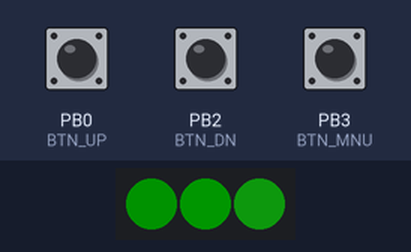
The sketch below on a simulated ATtiny85, built with avr-gcc and run on an emulated ATtiny85. On the bench: 3 RGB LEDs in strip order, left to right. The inputs (shaded band) are chosen by the test bench; at power-on: PB3 (BTN_MNU) HIGH, PB0 (BTN_UP) HIGH, PB2 (BTN_DN) HIGH. Dim RGB values are drawn brighter than linear.

Above: at 1.2 s.
1.3 s: PB3 (BTN_MNU) pulled LOW for 0.15 s
At 1.6 s:
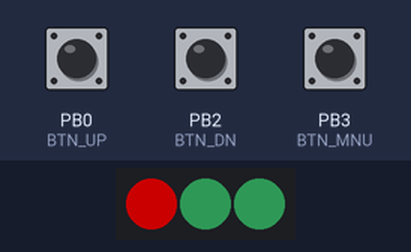
2.9 s: PB0 (BTN_UP) pulled LOW for 0.15 s
At 3.9 s:
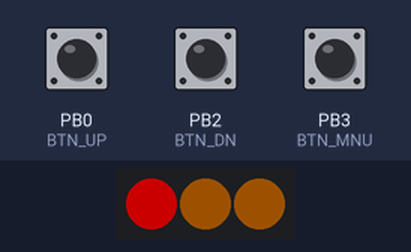
4.5 s: PB2 (BTN_DN) pulled LOW for 0.15 s
At 5.0 s:
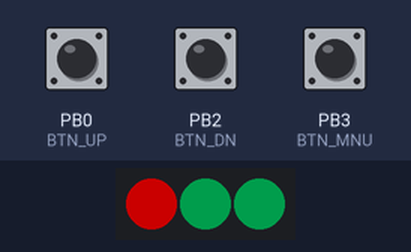
6.1 s: PB3 (BTN_MNU) pulled LOW for 1 s
At 7.5 s:
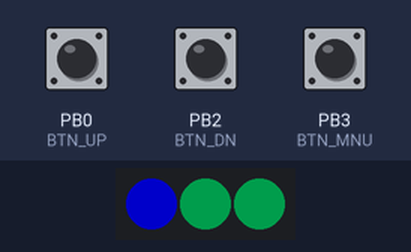
8.6 s: PB3 (BTN_MNU) pulsed LOW 2 times (0.12 s each, 0.3 s apart)
At 9.1 s:
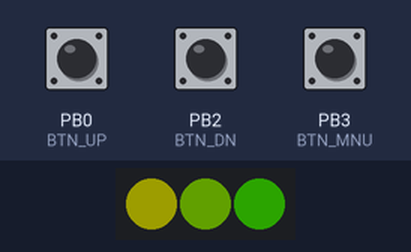
12.0 s: PB3 (BTN_MNU) pulled LOW for 3.2 s
At 13.3 s:
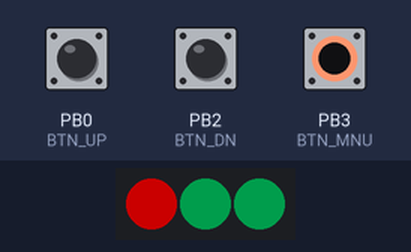
Timing chart, 0 to 15.0 s (numbered marks = the images above; inputs shaded):
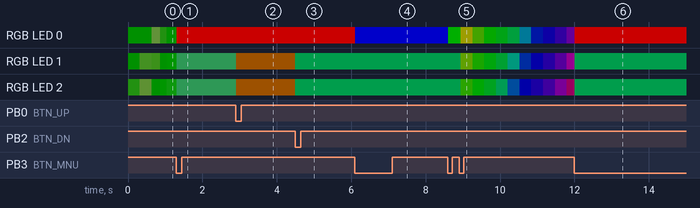

Measured:
- after the input at 2.9 s, RGB LED 1, RGB LED 2: RGB(7, 23, 13) → RGB(29, 15, 0) at once
- after the input at 4.5 s, RGB LED 1, RGB LED 2: RGB(29, 15, 0) → RGB(0, 29, 14) at once
- after the input at 6.1 s, RGB LED 0: RGB(105, 0, 0) → RGB(0, 0, 105) at once

The sketch:

ws2812_with_button_library.ino
```cpp
/*
 *
 * Alex 9-8-2019 started from debounce example and add fastled features from colorpallette
 * designed to fit digispark attiny85
 * 24-10-2019 added pallette choice
 * 26-10-2019 switch to button library
 *
*/
#include <FastLED.h>
#include <JC_Button.h>       // https://github.com/JChristensen/JC_Button

// constants won't change
Button BTN_MNU(3);          // the number of the menu button
Button BTN_UP(0);           // the number of the up button
Button BTN_DN(2);           // the number of the down button

const byte DATA_PIN = 1;    // the pin connecting to the led strip
const byte NUM_LEDS = 3;    // number of conneced leds

#define LED_TYPE    WS2812
#define COLOR_ORDER GRB

CRGB leds[NUM_LEDS];
CRGBPalette16 currentPalette;
TBlendType    currentBlending;

// Variables will change:
bool menuenable = false;      // true if in menu
byte palettechoice = 1;       // palette chooser
byte brightness = 105;        // Initial brightness
byte updates_per_second = 50; // Update speed


void setup() {
  BTN_MNU.begin();
  BTN_UP.begin();
  BTN_DN.begin();

  FastLED.addLeds<LED_TYPE, DATA_PIN, COLOR_ORDER>(leds, NUM_LEDS);
  FastLED.setBrightness(brightness);
  currentPalette = ForestColors_p;//PartyColors_p;// LavaColors_p; //HeatColors_p; //CloudColors_p; //ForestColors_p; //RainbowColors_p;
  currentBlending = LINEARBLEND;
}

void loop() {
  BTN_MNU.read();                   //Check if memu button is pressed, if so enter menu
  if (BTN_MNU.wasPressed()) { menuenable = true; Menu(); }

  static byte startIndex = 0;
  startIndex +=  1; /* motion speed */

  FillLEDsFromPaletteColors(startIndex);
  FastLED.show();
  FastLED.delay(1000 / updates_per_second);
}

void Menu()
{
  byte menulevel = 1;           // Keep track of menu depth
  FastLED.clear();              // Start with all led's off

  while ( menuenable ){         // stay in menu untill all menu levels are used
    if (menulevel > 3) {menuenable = false; }
    if (menulevel == 1) {leds[0] = CRGB::Red; }
    if (menulevel == 2) {leds[0] = CRGB::Blue; }
    if (menulevel == 3) {leds[0] = CRGB::Green; }

    BTN_MNU.read();
      if (BTN_MNU.wasPressed()) { menulevel++; }

    BTN_UP.read();
      if (BTN_UP.wasPressed()) {
        if (menulevel == 1) {palettechoice++; // next palette
          ChangePalette();    // set currentPalette based on palettechoice
          }
        if (menulevel == 2) { ChangeSpeed(true); }    // Faster
        if (menulevel == 3) { ChangeBrightness(true); }      // Brighter
      }

    BTN_DN.read();
    if (BTN_DN.wasPressed()) {
      if (menulevel == 1) {palettechoice--; // previous palette
          ChangePalette();    // set currentPalette based on palettechoice
        }
      if (menulevel == 2) { ChangeSpeed(false); }      // Slower
      if (menulevel == 3) { ChangeBrightness(false); }       // Dimmer
      }

    // show changes
    for( int i = 1; i < NUM_LEDS; i++) {
      leds[i] = ColorFromPalette( currentPalette, 127, brightness, currentBlending);
    }
    FastLED.show();
    }
}


void FillLEDsFromPaletteColors( byte colorIndex)
{
  for( int i = 0; i < NUM_LEDS; i++) {
    leds[i] = ColorFromPalette( currentPalette, colorIndex, brightness, currentBlending);
    colorIndex += 10;
    }
}

void ChangePalette()
{
  if( palettechoice == 1)  { currentPalette = RainbowColors_p;     currentBlending = LINEARBLEND; }
  if( palettechoice == 2)  { currentPalette = PartyColors_p;       currentBlending = LINEARBLEND; }
  if( palettechoice == 3)  { currentPalette = LavaColors_p;        currentBlending = LINEARBLEND; }
  if( palettechoice == 4)  { currentPalette = HeatColors_p;        currentBlending = LINEARBLEND; }
  if( palettechoice == 5)  { currentPalette = CloudColors_p;       currentBlending = LINEARBLEND; }
  if( palettechoice == 6)  { currentPalette = ForestColors_p;      currentBlending = LINEARBLEND; }
  if( palettechoice == 7)  { currentPalette = RainbowColors_p;     currentBlending = LINEARBLEND; }
  if( palettechoice == 0 || palettechoice > 7)  { currentPalette = RainbowColors_p; currentBlending = LINEARBLEND; palettechoice = 1;}
}

void ChangeBrightness(bool up)    // Brightness up if true, down otherwise. Keep levels between 25 and 250
{
  if( brightness < 225 && up ) { brightness += 25; }
  if( brightness > 50 && !up ) { brightness -= 25; }
  FastLED.setBrightness(brightness);
}

void ChangeSpeed(bool faster)   // Increase update speed if true, slow otherwise. Keep speed between ?
{
  if( updates_per_second > 15 && faster ) { updates_per_second -= 10; }
  if( updates_per_second < 200 && !faster ) { updates_per_second += 10; }
}
```
